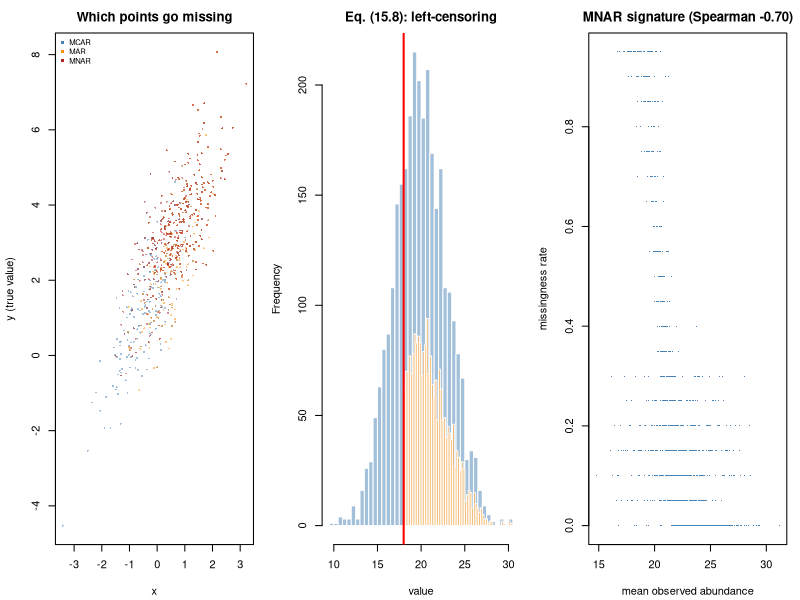

Recreate this plot in R.
#' ---
#' title: "Module 15 - Missing data, censoring, and measurement limits"
#' output: html_document
#' ---
#'
#' **Curriculum link:** `stats.md` -> Topic 15, equations (15.1)-(15.9)
#'
#' ## What you will learn
#'
#' 1. MCAR / MAR / MNAR (15.1)-(15.3) simulated side by side.
#' 2. Multiple imputation and **Rubin's rules (15.4)-(15.7)** from scratch.
#' 3. Left-censoring as a **Tobit likelihood (15.8)**, not as missingness.
#' 4. The one diagnostic plot every proteomics report needs.

#+ setup, message = FALSE
MODULE_NAME <- "15_missing_data_and_censoring"
OUT <- file.path(Sys.getenv("STATS_OUT", unset = "results"), MODULE_NAME)
dir.create(OUT, recursive = TRUE, showWarnings = FALSE)
header <- function(txt) cat("\n", strrep("=", 72), "\n", txt, "\n",
                            strrep("=", 72), "\n", sep = "")

#' ## 1. The three mechanisms, eq. (15.1)-(15.3)
#'
#' Critically, **MAR and MNAR cannot be distinguished from the observed data.**

#+ mechanisms
header("1. Simulating MCAR, MAR and MNAR (15.1)-(15.3)")
make_data <- function(n = 600) {
  x <- rnorm(n); data.frame(x = x, y = 2 + 1.5*x + rnorm(n))
}
impose_missing <- function(df, mechanism, rate = 0.4) {
  n <- nrow(df)
  p <- switch(mechanism,
    MCAR = rep(rate, n),                                      # eq. (15.1)
    MAR  = plogis(2.2*df$x - log((1-rate)/rate)),             # eq. (15.2): on x
    MNAR = plogis(2.2*scale(df$y)[, 1] - log((1-rate)/rate))) # eq. (15.3): on y
  miss <- runif(n) < p
  df$missing <- miss; df$y[miss] <- NA
  df
}
TRUE_BETA <- 1.5
set.seed(1501)
cat(sprintf("  target estimand: beta_x = %.1f\n\n", TRUE_BETA))
cat(sprintf("  %-12s%11s%21s%9s\n", "mechanism", "% missing",
            "complete-case beta", "bias"))
for (mech in c("MCAR", "MAR", "MNAR")) {
  b <- replicate(200, {
    obs <- impose_missing(make_data(), mech)
    coef(lm(y ~ x, data = obs[!is.na(obs$y), ]))["x"]
  })
  obs1 <- impose_missing(make_data(), mech)
  cat(sprintf("  %-12s%10.1f%%%21.4f%9.4f\n", mech, 100*mean(obs1$missing),
              mean(b), mean(b) - TRUE_BETA))
}
cat("\n  MCAR: complete-case is unbiased (just wasteful).\n")
cat("  MAR : unbiased HERE because missingness depends only on x, which is IN\n")
cat("        the model. Not general - depend on an omitted covariate and it\n")
cat("        would be biased.\n")
cat("  MNAR: biased, and no imputation fixes it without an untestable\n")
cat("        assumption.\n")

#+ mar-covariate
cat("\n--- MAR in a COVARIATE, depending on the outcome ---\n")
set.seed(1502)
bias_cc <- replicate(150, {
  n <- 500
  x <- rnorm(n); zz <- 0.8*x + rnorm(n)
  y <- 2 + 1.5*x + 0.7*zz + rnorm(n)
  x[runif(n) < plogis(1.5*scale(y)[, 1] - 0.4)] <- NA     # MAR: depends on y
  d <- data.frame(x = x, z = zz, y = y)
  cc <- d[complete.cases(d), ]
  if (nrow(cc) > 30) coef(lm(y ~ x + z, data = cc))["x"] - 1.5 else NA
})
cat(sprintf("  complete-case bias in beta_x: %+.4f\n", mean(bias_cc, na.rm = TRUE)))
cat("  Under MAR the fix is a method that CONDITIONS on the observed data\n")
cat("  driving missingness - multiple imputation INCLUDING y.\n")

#' ## 2. Multiple imputation and Rubin's rules, eq. (15.4)-(15.7)
#'
#' $$\bar Q=\frac1M\sum\hat Q_m,\qquad T=\bar U+\Big(1+\frac1M\Big)B$$
#'
#' The `(1+1/M)B` term is exactly what single imputation omits.

#+ rubin
header("2. Rubin's rules from scratch (15.4)-(15.7)")
impute_once <- function(df, target, predictors) {
  ## Stochastic regression imputation (the core step of MICE). Adding residual
  ## noise AND drawing beta from its sampling distribution is what makes it
  ## 'proper'; predicting the conditional mean alone shrinks variability.
  cc <- df[complete.cases(df[, c(target, predictors), drop = FALSE]), ]
  f <- lm(reformulate(predictors, target), data = cc)
  miss <- is.na(df[[target]])
  if (!any(miss)) return(df[[target]])
  beta_draw <- MASS::mvrnorm(1, coef(f), vcov(f))
  Xm <- model.matrix(reformulate(predictors), data = df[miss,, drop = FALSE])
  out <- df[[target]]
  out[miss] <- as.vector(Xm %*% beta_draw) + rnorm(sum(miss), 0, sigma(f))
  out
}
rubin_pool <- function(est, vars, M) {
  Q <- mean(est); U <- mean(vars)                      # eq. (15.4)-(15.5)
  B <- if (M > 1) var(est) else 0
  Tt <- U + (1 + 1/M) * B                              # eq. (15.6)
  gamma <- if (Tt > 0) (1 + 1/M) * B / Tt else 0
  nu <- if (B > 0) (M - 1) * (1 + U / ((1 + 1/M) * B))^2 else Inf   # eq. (15.7)
  list(estimate = Q, se = sqrt(Tt), df = nu, fmi = gamma)
}
run_mi <- function(df, M) {
  est <- numeric(M); vars <- numeric(M)
  for (m in seq_len(M)) {
    d <- df; d$y <- impute_once(d, "y", "x")
    f <- lm(y ~ x, data = d)
    est[m] <- coef(f)["x"]; vars[m] <- coef(summary(f))["x", "Std. Error"]^2
  }
  rubin_pool(est, vars, M)
}
set.seed(1503)
cat("  Coverage of a nominal 95% CI for beta_x, MCAR with 40% of y missing:\n")
cover <- c(`complete case` = 0, `single imputation` = 0, `MI (M=20)` = 0)
width <- list(a = c(), b = c(), c = c())
N_REP <- 200
for (rep in seq_len(N_REP)) {
  obs <- impose_missing(make_data(n = 300), "MCAR")
  f_cc <- lm(y ~ x, data = obs[!is.na(obs$y), ])
  ci <- confint(f_cc)["x", ]
  cover[1] <- cover[1] + (ci[1] <= TRUE_BETA && TRUE_BETA <= ci[2])
  width$a <- c(width$a, diff(ci))
  r1 <- run_mi(obs, 1)
  ci1 <- r1$estimate + c(-1, 1) * 1.96 * r1$se
  cover[2] <- cover[2] + (ci1[1] <= TRUE_BETA && TRUE_BETA <= ci1[2])
  width$b <- c(width$b, diff(ci1))
  r20 <- run_mi(obs, 20)
  ci20 <- r20$estimate + c(-1, 1) * qt(0.975, min(r20$df, 1e6)) * r20$se
  cover[3] <- cover[3] + (ci20[1] <= TRUE_BETA && TRUE_BETA <= ci20[2])
  width$c <- c(width$c, diff(ci20))
}
cat(sprintf("  %-22s%11s%16s\n", "method", "coverage", "mean CI width"))
for (i in 1:3)
  cat(sprintf("  %-22s%10.1f%%%16.4f\n", names(cover)[i], 100*cover[i]/N_REP,
              mean(width[[i]])))
cat("\n  Single imputation treats imputed values as OBSERVED, so its CI is too\n")
cat("  narrow and UNDERCOVERS. Multiple imputation adds (1+1/M)B and recovers\n")
cat("  nominal coverage.\n")
set.seed(99)
r <- run_mi(impose_missing(make_data(n = 300), "MCAR"), 20)
cat(sprintf("\n  Example pooled result: beta = %.4f, SE = %.4f, df = %.1f\n",
            r$estimate, r$se, r$df))
cat(sprintf("  fraction of missing information = %.3f   (eq. 15.7)\n", r$fmi))
cat("  Use M >= 20 when the FMI is substantial.\n")

#' ## 3. Left-censoring is NOT missingness, eq. (15.8)

#+ tobit
header("3. Limit of detection: censored likelihood vs substitution (15.8)")
tobit_mle <- function(y_obs, censored, L) {
  n_cen <- sum(censored)
  nll <- function(par) {
    mu <- par[1]; sigma <- exp(par[2])
    ll_obs <- sum(dnorm(y_obs[!censored], mu, sigma, log = TRUE))
    ## Each censored point contributes log Phi((L-mu)/sigma). Multiplying by
    ## n_cen is essential - the term is identical for every censored point.
    ll_cen <- n_cen * pnorm((L - mu) / sigma, log.p = TRUE)
    -(ll_obs + ll_cen)
  }
  st <- c(mean(y_obs[!censored]), log(max(sd(y_obs[!censored]), 1e-3)))
  o <- optim(st, nll, method = "Nelder-Mead",
             control = list(reltol = 1e-12, maxit = 5000))
  c(mu = o$par[1], sigma = exp(o$par[2]))
}
set.seed(1504)
TRUE_MU <- 20; TRUE_SD <- 3; L <- 18
res <- t(replicate(400, {
  z <- rnorm(120, TRUE_MU, TRUE_SD); cen <- z < L
  y_half <- ifelse(cen, L/2, z); y_sq2 <- ifelse(cen, L/sqrt(2), z)
  y_lod <- ifelse(cen, L, z)
  tob <- tobit_mle(ifelse(cen, L, z), cen, L)
  c(drop_mu = mean(z[!cen]), drop_sd = sd(z[!cen]),
    half_mu = mean(y_half), half_sd = sd(y_half),
    sq2_mu = mean(y_sq2), sq2_sd = sd(y_sq2),
    lod_mu = mean(y_lod), lod_sd = sd(y_lod),
    ## unname(): tob carries names, and replicate() would otherwise mangle
    ## the column labels into "tobit_mu.mu".
    tobit_mu = unname(tob["mu"]), tobit_sd = unname(tob["sigma"]),
    pct = mean(cen))
}))
cat(sprintf("  truth: mu = %g, sigma = %g, LOD = %g; mean censored %.1f%%\n\n",
            TRUE_MU, TRUE_SD, L, 100*mean(res[, "pct"])))
cat(sprintf("  %-28s%13s%9s%16s%9s\n", "strategy", "mean mu_hat", "bias",
            "mean sigma_hat", "bias"))
for (row_ in list(c("drop", "drop censored values"), c("half", "substitute L/2"),
                  c("sq2", "substitute L/sqrt(2)"), c("lod", "substitute L"),
                  c("tobit", "censored MLE (15.8)"))) {
  mu_m <- mean(res[, paste0(row_[1], "_mu")]); sd_m <- mean(res[, paste0(row_[1], "_sd")])
  cat(sprintf("  %-28s%13.4f%9.4f%16.4f%9.4f\n", row_[2], mu_m, mu_m - TRUE_MU,
              sd_m, sd_m - TRUE_SD))
}
cat("\n  Every substitution rule is biased in BOTH the mean and the SD. The\n")
cat("  censored likelihood recovers both essentially without bias.\n")

#' ## 4. The diagnostic every proteomics report needs

#+ diagnostic
header("4. Diagnosing the mechanism from missingness vs abundance")
set.seed(1505)
G <- 1500; n <- 20
true_abundance <- rnorm(G, 22, 2.5)
Y <- matrix(rnorm(G * n, true_abundance, 0.8), nrow = G)
is_mnar <- runif(G) < 0.7
p_missing <- ifelse(is_mnar, plogis(-(true_abundance - 20.5) / 0.6), 0.15)
M <- matrix(runif(G * n), nrow = G) < p_missing
Yobs <- Y; Yobs[M] <- NA
miss_rate <- rowMeans(is.na(Yobs))
mean_obs <- rowMeans(Yobs, na.rm = TRUE)
ok <- is.finite(mean_obs)
sp <- cor(mean_obs[ok], miss_rate[ok], method = "spearman")
cat(sprintf("  Spearman(mean observed abundance, missingness rate) = %+.3f\n", sp))
cat("  A strong NEGATIVE correlation => abundance-dependent (MNAR) missingness.\n")
qs <- cut(mean_obs[ok], quantile(mean_obs[ok], 0:5/5), include.lowest = TRUE,
          labels = paste0("Q", 1:5))
cat(sprintf("\n  %-26s%18s\n", "mean-abundance quintile", "mean missingness"))
for (lv in levels(qs))
  cat(sprintf("  %-26s%18.3f\n", lv, mean(miss_rate[ok][qs == lv])))
cat("\n  Treat MNAR and MAR features DIFFERENTLY. Applying one imputer to both\n")
cat("  is the standard mistake (stats.md Topic 25, Module 25).\n")

#' ## 5. Imputing before cross-validation leaks information
#'
#' Imputation is a LEARNED step. Fit it on all the rows and the held-out rows
#' have already contributed to how they themselves are filled.

#+ impute-leak
header("5. Imputing before cross-validation leaks information")
impute_mean <- function(X) {
  cm <- colMeans(X, na.rm = TRUE); cm[!is.finite(cm)] <- 0
  for (j in seq_len(ncol(X))) X[is.na(X[, j]), j] <- cm[j]
  X
}
#' kNN imputation: fill each missing cell from the k most similar ROWS. This
#' is what makes it leak - the neighbours can include the test rows.
impute_knn <- function(X, k = 5) {
  cm <- colMeans(X, na.rm = TRUE); cm[!is.finite(cm)] <- 0
  Xf <- impute_mean(X)
  out <- X
  D <- as.matrix(dist(Xf))
  for (i in seq_len(nrow(X))) {
    miss <- which(is.na(X[i, ]))
    if (!length(miss)) next
    nb <- order(D[i, ])[2:(k + 1)]
    for (j in miss) {
      v <- X[nb, j]; v <- v[!is.na(v)]
      out[i, j] <- if (length(v)) mean(v) else cm[j]
    }
  }
  out
}
cv_r2 <- function(X, y, impute_inside, imputer, seed = 0) {
  set.seed(seed)
  fold <- sample(rep_len(1:5, nrow(X)))
  if (!impute_inside) X <- imputer(X)     # LEAKY: uses every row, then CV
  sc <- numeric(5)
  for (k in 1:5) {
    tr <- fold != k; te <- !tr
    Xtr <- X[tr, , drop = FALSE]; Xte <- X[te, , drop = FALSE]
    if (impute_inside) {
      ## Fit the imputer on the training rows, then apply it to the test rows
      ## WITHOUT letting them influence each other.
      Xtr <- imputer(Xtr)
      cm <- colMeans(Xtr); cm[!is.finite(cm)] <- 0
      for (j in seq_len(ncol(Xte))) Xte[is.na(Xte[, j]), j] <- cm[j]
    }
    m <- lm(y[tr] ~ ., data.frame(Xtr))
    pr <- predict(m, data.frame(Xte))
    sc[k] <- 1 - sum((y[te] - pr)^2) / sum((y[te] - mean(y[tr]))^2)
  }
  mean(sc)
}
n <- 120; p <- 40
cat("  Data contain NO signal; honest R^2 should be <= 0.\n")
cat("  Averaged over 20 datasets, so the comparison is not one draw:\n\n")
cat(sprintf("  %-34s%19s%18s%11s\n", "imputer", "before CV (leaky)",
            "inside the fold", "optimism"))
for (z in list(list("column mean (no row borrowing)", impute_mean),
               list("kNN, k=5 (borrows across ROWS)", impute_knn))) {
  lk <- hn <- numeric(20)
  for (rep_ in 1:20) {
    set.seed(1600 + rep_)
    Xr <- matrix(rnorm(n * p), n)
    yr <- rnorm(n)                                # NO real signal at all
    Xr[matrix(runif(n * p), n) < 0.3] <- NA
    lk[rep_] <- cv_r2(Xr, yr, FALSE, z[[2]], seed = rep_)
    hn[rep_] <- cv_r2(Xr, yr, TRUE, z[[2]], seed = rep_)
  }
  cat(sprintf("  %-34s%19.4f%18.4f%+11.4f\n", z[[1]], mean(lk), mean(hn),
              mean(lk) - mean(hn)))
}
cat("
  Both rows should be at or below zero, because there is nothing to predict.

  Mean imputation leaks little: it only ever uses COLUMN statistics, so a
  held-out row contributes almost nothing to how it is filled.

  kNN imputation leaks more, and the reason is structural: it fills a cell by
  copying from the most similar ROWS, and when it is fitted on all the data
  those neighbours include the test rows themselves. The test row is partly
  reconstructed from its own values before the model ever sees it.

  This is the rule behind the classification in Module 31: what matters is not
  whether a step is 'preprocessing' but whether it BORROWS ACROSS ROWS. Fit
  every learned step inside the fold so the boundary is enforced structurally
  rather than by discipline.\n")

#' ## 6. Figure

#+ figure
png(file.path(OUT, "missing_data.png"), width = 1300, height = 420, res = 110)
par(mfrow = c(1, 3), mar = c(4.2, 4.2, 2.5, 1))
set.seed(77)
full <- make_data(n = 800)
plot(NA, xlim = range(full$x), ylim = range(full$y), xlab = "x",
     ylab = "y (true value)", main = "Which points go missing")
cols <- c("steelblue", "darkorange", "firebrick")
for (i in seq_along(c("MCAR", "MAR", "MNAR"))) {
  obs <- impose_missing(full, c("MCAR", "MAR", "MNAR")[i])
  points(full$x[obs$missing], full$y[obs$missing], pch = 16, cex = 0.4,
         col = adjustcolor(cols[i], 0.5))
}
legend("topleft", c("MCAR", "MAR", "MNAR"), col = cols, pch = 16, bty = "n", cex = 0.7)
zz <- rnorm(3000, TRUE_MU, TRUE_SD)
hist(zz, breaks = 60, col = adjustcolor("steelblue", 0.5), border = "white",
     main = "Eq. (15.8): left-censoring", xlab = "value")
hist(zz[zz >= L], breaks = 60, col = adjustcolor("darkorange", 0.7), border = "white",
     add = TRUE)
abline(v = L, col = "red", lwd = 2)
plot(mean_obs[ok], miss_rate[ok], pch = ".", col = "steelblue",
     xlab = "mean observed abundance", ylab = "missingness rate",
     main = sprintf("MNAR signature (Spearman %+.2f)", sp))
invisible(dev.off())
cat("\nFigure written to", file.path(OUT, "missing_data.png"), "\n")

#' ## Decision rules (from `stats.md` Topic 15)
#'
#' 1. Name the mechanism for each variable; you cannot TEST MAR vs MNAR.
#' 2. Never impute the outcome to create observations.
#' 3. Use M >= 20 imputations, and INCLUDE the outcome in the imputation model.
#' 4. Model detection limits as CENSORING (15.8), not as missingness.
#' 5. Report a sensitivity analysis over plausible MNAR departures.
#'
#' **Next:** `16_matrix_algebra.R`
